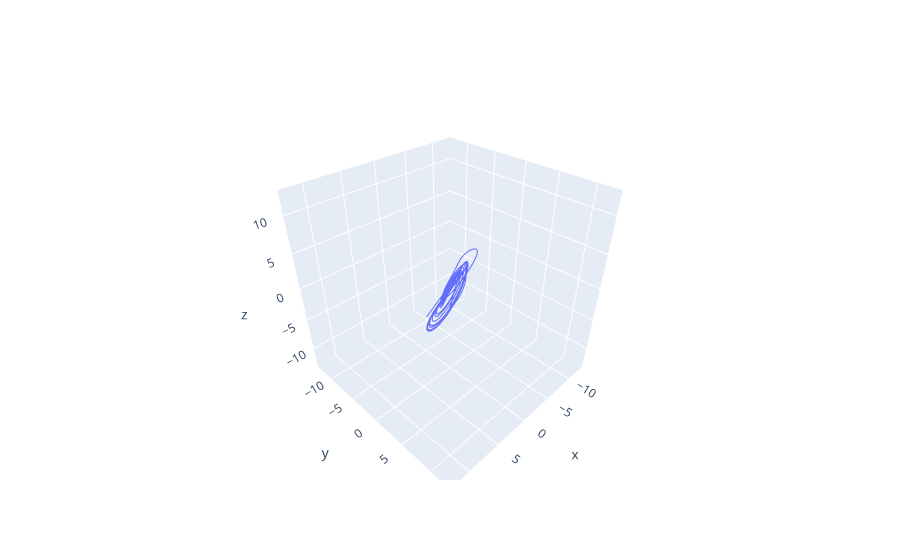

Write notebook code for a chart like this one.
### Code cell
emb = takens(lorenz, m=3, d=5)
fig = go.Figure()
fig.add_trace(go.Scatter3d(
    x=emb[:, 0], y=emb[:,1], z=emb[:, 2], mode='lines'
))
fig.show()

### Figure 1 — Plotly figure (JSON) as saved in the notebook; plotly's stock layout.template omitted (floating-point values rounded to 4 significant figures; data arrays with more than 128 entries replaced by an {"elided": "..."} marker saying what was removed)
{"data": [{"mode": "lines", "type": "scatter3d", "x": {"elided": "4927 float values"}, "y": {"elided": "4927 float values"}, "z": {"elided": "4927 float values"}}], "layout": {}}
